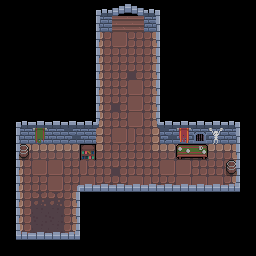

A level layout from a 2D game, rendered from its tile map. Below: a short description, then the map file with its tile-grid data intact:
An orthogonal 16x16 tile map with 16x16 px tiles, 3 tile layers (Background, Midground, Foreground), 3 tilesets and 6 objects (4x Torch, Player, Door).

<map version="1.2" tiledversion="1.3.4" orientation="orthogonal" renderorder="right-down" width="16" height="16" tilewidth="16" tileheight="16" infinite="0" nextlayerid="6" nextobjectid="12">
 <editorsettings>
  <export target="../assets/maps/hub/map.json" format="json" />
 </editorsettings>
 <tileset firstgid="1" name="tilemap" tilewidth="16" tileheight="16" tilecount="72" columns="9">
  <image source="../assets/tilemap.png" width="144" height="128" />
 </tileset>
 <tileset firstgid="73" name="sprite" tilewidth="16" tileheight="16" tilecount="252" columns="28">
  <image source="../assets/spritesheet.png" width="448" height="144" />
 </tileset>
 <tileset firstgid="325" source="sprite.tsx" />
 <layer id="2" name="Background" width="16" height="16">
  <data encoding="csv">
0,0,0,0,0,0,0,0,0,0,0,0,0,0,0,0,
0,0,0,0,0,0,43,28,28,44,0,0,0,0,0,0,
0,0,0,0,0,0,25,13,12,27,0,0,0,0,0,0,
0,0,0,0,0,0,25,12,12,27,0,0,0,0,0,0,
0,0,0,0,0,0,25,12,21,27,0,0,0,0,0,0,
0,0,0,0,0,0,25,12,13,27,0,0,0,0,0,0,
0,0,0,0,0,0,25,21,13,27,0,0,0,0,0,0,
0,0,0,0,0,0,25,12,13,27,0,0,0,0,0,0,
0,44,45,44,52,44,25,13,22,27,52,44,53,44,44,0,
0,16,17,17,17,17,34,12,12,36,17,17,17,17,18,0,
0,25,13,13,12,22,12,21,12,12,13,13,12,12,27,0,
0,25,12,13,12,13,12,12,13,22,12,13,13,13,27,0,
0,25,23,23,27,0,0,0,0,0,0,0,0,0,0,0,
0,25,24,24,27,0,0,0,0,0,0,0,0,0,0,0,
0,34,24,24,27,0,0,0,0,0,0,0,0,0,0,0,
0,0,0,0,0,0,0,0,0,0,0,0,0,0,0,0
</data>
 </layer>
 <layer id="3" name="Midground" width="16" height="16">
  <data encoding="csv">
0,0,0,0,0,0,0,0,0,0,0,0,0,0,0,0,
0,0,0,0,0,37,37,0,0,37,37,0,0,0,0,0,
0,0,0,0,0,37,0,0,0,0,37,0,0,0,0,0,
0,0,0,0,0,37,0,0,0,0,37,0,0,0,0,0,
0,0,0,0,0,37,0,0,0,0,37,0,0,0,0,0,
0,0,0,0,0,37,0,0,0,0,37,0,37,0,0,0,
0,0,0,0,0,37,0,0,0,0,37,0,0,0,0,0,
37,37,37,37,37,37,0,0,0,0,37,37,37,37,37,37,
37,0,4,0,0,0,0,0,0,0,0,5,0,14,0,37,
37,2,0,0,0,3,0,0,0,0,0,10,11,0,0,37,
37,0,0,0,0,0,0,0,0,0,0,0,0,0,2,37,
37,0,0,0,0,0,0,0,0,0,0,0,0,0,0,37,
37,0,0,0,0,37,37,37,37,37,37,37,37,37,37,37,
37,0,0,0,0,37,0,0,0,0,0,0,0,0,0,0,
37,0,0,0,0,37,0,0,0,0,0,0,0,0,0,0,
37,37,37,37,37,37,0,0,0,0,0,0,0,0,0,0
</data>
 </layer>
 <objectgroup id="4" name="Sprites">
  <object id="2" name="Torch" gid="163" x="19" y="143.333" width="16" height="16" />
  <object id="3" name="Torch" gid="163" x="97.6667" y="31.3333" width="16" height="16" />
  <object id="4" name="Torch" gid="163" x="159.667" y="144" width="16" height="16" />
  <object id="5" name="Torch" gid="163" x="222.667" y="144.667" width="16" height="16" />
  <object id="6" name="Player" gid="213" x="39.6667" y="216" width="16" height="16" />
  <object id="11" name="Door" gid="297" x="111.333" y="32.3333" width="32" height="32" />
 </objectgroup>
 <layer id="5" name="Foreground" width="16" height="16">
  <data encoding="csv">
0,0,0,0,0,0,56,62,63,60,0,0,0,0,0,0,
0,0,0,0,0,0,49,0,0,50,0,0,0,0,0,0,
0,0,0,0,0,0,49,0,0,50,0,0,0,0,0,0,
0,0,0,0,0,0,49,0,0,50,0,0,0,0,0,0,
0,0,0,0,0,0,49,0,0,50,0,0,0,0,0,0,
0,0,0,0,0,0,49,0,0,50,0,0,0,0,0,0,
0,0,0,0,0,0,49,0,0,50,0,0,0,0,0,0,
0,56,57,57,57,57,58,0,0,59,57,57,57,57,60,0,
0,49,0,0,0,0,0,0,0,0,0,0,0,0,50,0,
0,49,0,0,0,0,0,0,0,0,0,0,0,0,50,0,
0,49,0,0,0,0,0,0,0,0,0,0,0,0,50,0,
0,49,0,0,41,66,66,66,66,66,66,66,66,66,69,0,
0,49,0,0,50,0,0,0,0,0,0,0,0,0,0,0,
0,49,0,0,50,0,0,0,0,0,0,0,0,0,0,0,
0,65,66,66,69,0,0,0,0,0,0,0,0,0,0,0,
0,0,0,0,0,0,0,0,0,0,0,0,0,0,0,0
</data>
 </layer>
</map>
